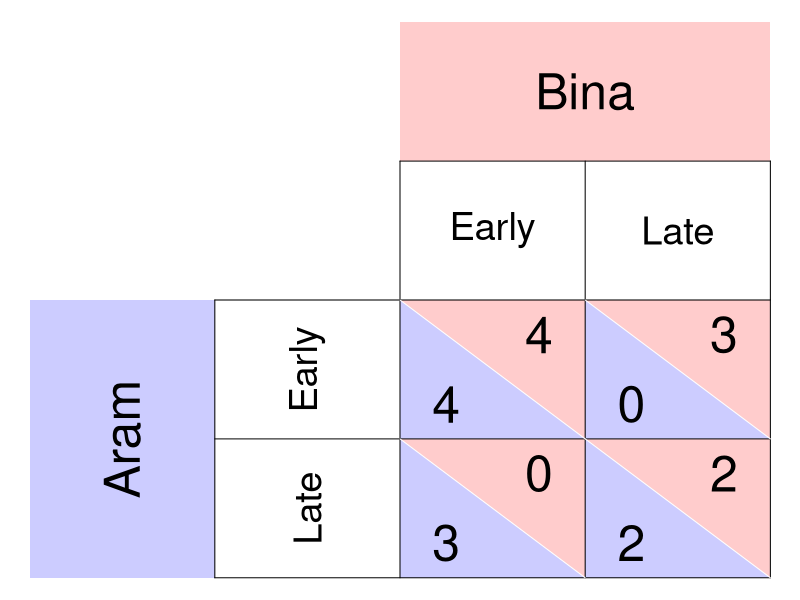

The R source for this figure:
require(ggplot2)
require(shape)
pdf(file = "society/matrix_palanpur_unsolved.pdf", width = 9, height = 7)

par(mar =  c(0, 0, 0, 0))
xlims <- c(0, 8)
ylims <- c(0, 8)

#TextSizes
PlayerSize <- 3
StratSize <- 2.3
PayoffSize <- 3
p1fadelevel <- 0.2
p2fadelevel <- 0.2


#Payoffs are listed as c("NW", "SW", "NE", "SE")

#Considerations for Player 1
P1Name <- c("Aram")
P1Strat <- c("Early", "Late")
P1Payoffs <- c("4", "3", "0", "2")
P1BR1 <- c("NW") #Must be NW or SW - the BR prints accordingly. 
P1BR2 <- c("SE") #Must be NE or SE - the BR prints accordingly. 
#NW = (5, 3); SW = (5,1); NE = (7, 3); SE = (7, 1)
P1bestsize <- 2.5 #Adjusts size of point indicating best response of P1

#Considerations for Player 2
P2Name <- c("Bina")
P2Strat <- c("Early", "Late")
P2Payoffs <- c("4", "0", "3", "2")
P2BR1 <- c("NW") #Must be NW or SW - the BR prints accordingly. 
P2BR2 <- c("SE") #Must be NE or SE - the BR prints accordingly. 
P2bestsize <- 4 #Adjusts size of circle indicating best response of P2

plot(0, 0, xlim = xlims, ylim = ylims, type = "n",
     xlab = expression(""),
     ylab = expression(""),
     xaxt = "n", 
     yaxt = "n", 
     cex.lab = 2, 
     bty = "n")



#Color and label for Player 1 and their strategies
polygon(c(0,0,2,2,0), c(0,4,4,0,0), col=rgb(0, 0, 1, p1fadelevel), density=NULL, border = NA)
text(1, 2, P1Name[1], srt = 90, cex = PlayerSize)

text(3, 3, P1Strat[1], cex = StratSize, srt = 90)
text(3, 1, P1Strat[2], cex = StratSize, srt = 90)


#Color and label for Player 2
polygon(c(4,4,8,8,4), c(8,6,6,8,8), col=rgb(1, 0, 0, p2fadelevel), density=NULL, border = NA)
text(6, 7, P2Name[1], cex = PlayerSize)

text(5, 5, P2Strat[1], cex = StratSize)
text(7, 5, P2Strat[2], cex = StratSize)

#NorthWest cell 
#P1
polygon(c(4,4,6,4), c(4,2,2,4), col=rgb(0, 0, 1, p1fadelevel), density=NULL, border = NA)
#P2
polygon(c(4,6,6,4), c(4,4,2,4), col=rgb(1, 0, 0, p2fadelevel), density=NULL, border = NA)

#P1
text(4.5, 2.5, P1Payoffs[1], cex = PayoffSize)
#P2
text(5.5, 3.5, P2Payoffs[1], cex = PayoffSize)

#SouthWest cell  
#P1
polygon(c(4,4,6,4), c(2,0,0,2), col=rgb(0, 0, 1, p1fadelevel), density=NULL, border = NA)
#P2
polygon(c(4,6,6,4), c(2,2,0,2), col=rgb(1, 0, 0, p2fadelevel), density=NULL, border = NA)

#P1
text(4.5, 0.5, P1Payoffs[2], cex = PayoffSize)
#P2
text(5.5, 1.5, P2Payoffs[2], cex = PayoffSize)


#NorthEast cell 
#P1
polygon(c(6,6,8,6), c(4,2,2,4), col=rgb(0, 0, 1, p1fadelevel), density=NULL, border = NA)
#P2
polygon(c(6,8,8,6), c(4,4,2,4), col=rgb(1, 0, 0, p2fadelevel), density=NULL, border = NA)
#P1
text(6.5, 2.5, P1Payoffs[3], cex = PayoffSize)
#P2
text(7.5, 3.5, P2Payoffs[3], cex = PayoffSize)

#SouthEast cell 
#P1
polygon(c(6,6,8,6), c(2,0,0,2), col=rgb(0, 0, 1, p1fadelevel), density=NULL, border = NA)
#P2
polygon(c(6,8,8,6), c(2,2,0,2), col=rgb(1, 0, 0, p2fadelevel), density=NULL, border = NA)
#P1
text(6.5, 0.5, P1Payoffs[4], cex = PayoffSize)
#P2
text(7.5, 1.5, P2Payoffs[4], cex = PayoffSize)


#Lines for the Table
segments(8, 0, 8, 6, lty = 1, col = "black")
segments(4, 6, 8, 6, lty = 1, col = "black")
segments(2, 0, 2, 4, lty = 1, col = "black")
segments(2, 0, 8, 0, lty = 1, col = "black")
segments(2, 4, 8, 4, lty = 1, col = "black")
segments(4, 0, 4, 6, lty = 1, col = "black")
segments(2, 2, 8, 2, lty = 1, col = "black")
segments(6, 0, 6, 6, lty = 1, col = "black")

#Diagonals
#NW
segments(4, 4, 6, 2, lty = 1, col = "white")
#NE
segments(6, 4, 8, 2, lty = 1, col = "white")
#SW
segments(4, 2, 6, 0, lty = 1, col = "white")
#Se
segments(6, 2, 8, 0, lty = 1, col = "white")


# #Best responses 
# #P1 
# if (P1BR1[1] == "NW"){
#   points(5, 3, pch = 16, col = "black", cex = P1bestsize)
# } else{points(5, 1, pch = 16, col = "black", cex = P1bestsize)
# }
# 
# if (P1BR2[1] == "NE"){
#   points(7, 3, pch = 16, col = "black", cex = P1bestsize)
# } else{points(7, 1, pch = 16, col = "black", cex = P1bestsize)
# }
# 
# 
# #P2
# if (P2BR1[1] == "NW"){
#   points(5, 3, pch = 1, col = "black", cex = P2bestsize)
# } else{points(7, 3, pch = 1, col = "black", cex = P2bestsize)
# }
# 
# if (P2BR2[1] == "SW"){
#   points(5, 3, pch = 1, col = "black", cex = P2bestsize)
# } else{points(7, 1, pch = 1, col = "black", cex = P2bestsize)
# }

dev.off()
